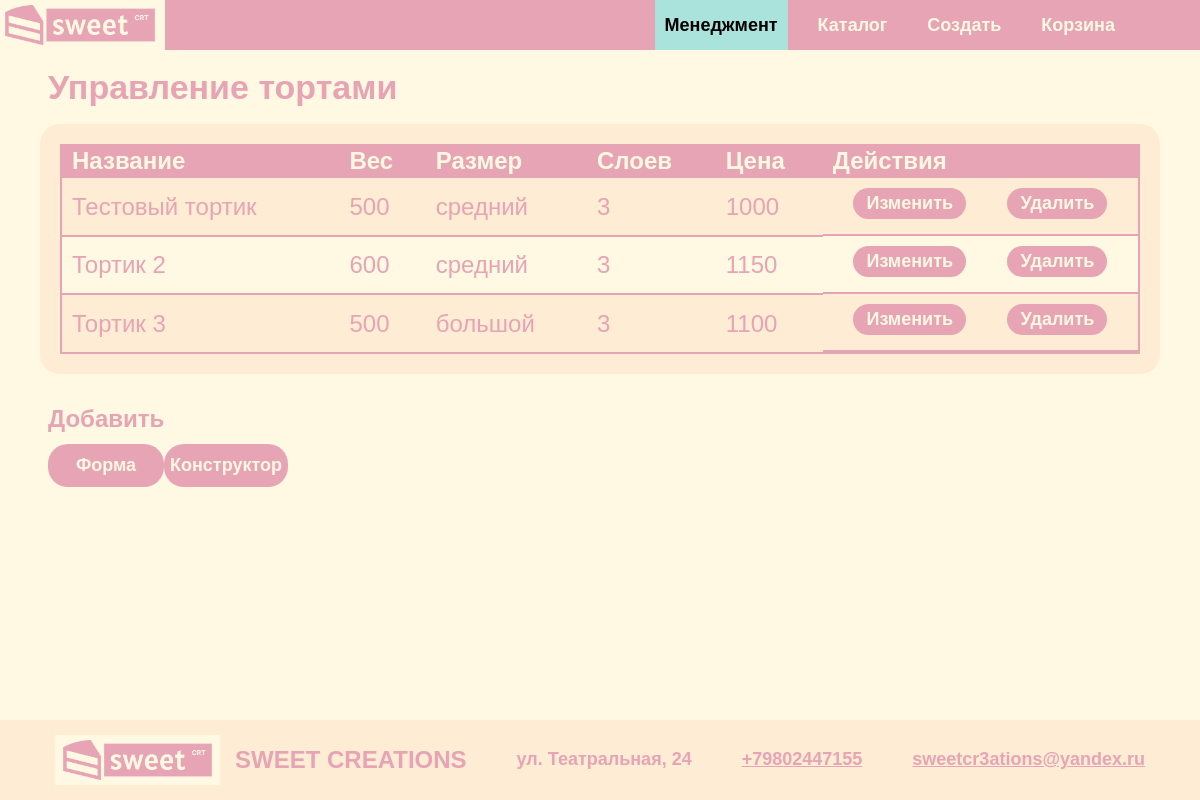
/staff/cakes/ (signed in), run on an earlier commit of the app's database.
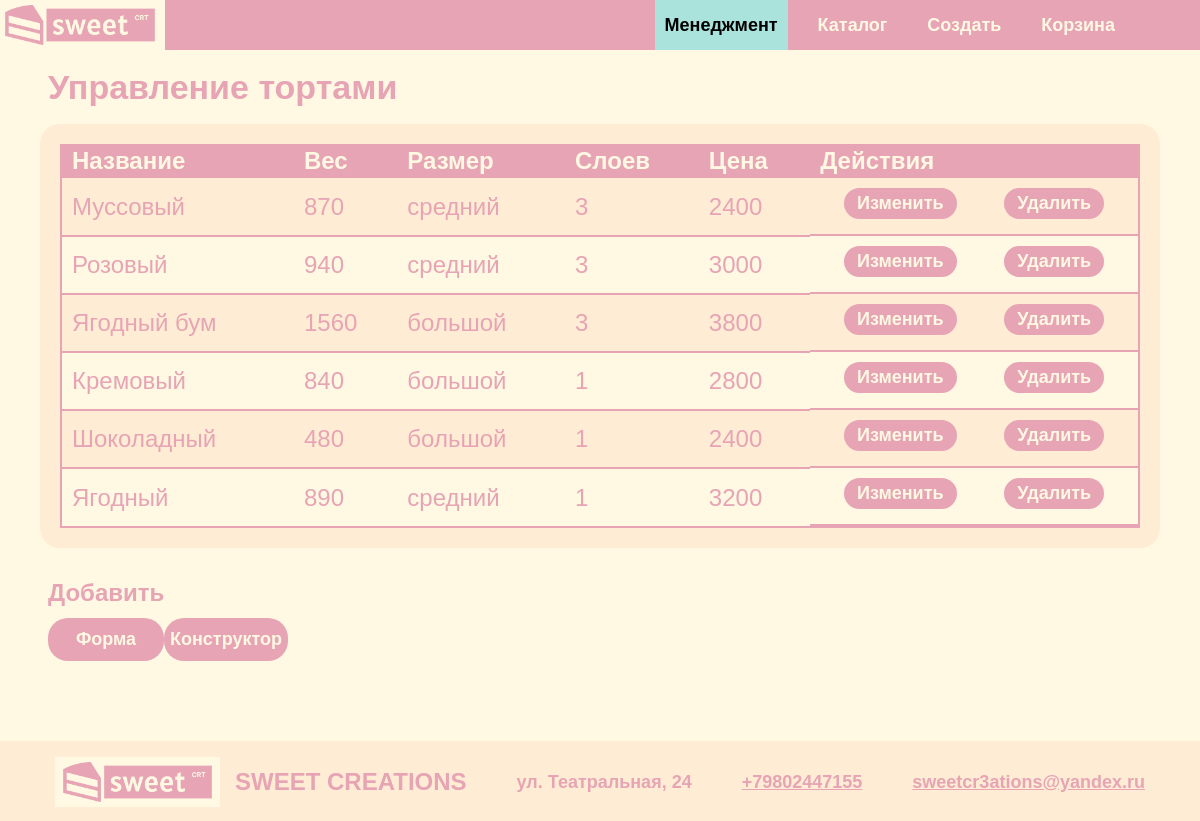
And on a later commit of the database.
### main/models.py (models this page shows, shortened)
class Cake(models.Model):
    cake_id = models.AutoField(db_column='cake_ID', primary_key=True)
    weight = models.IntegerField()
    cost = models.TextField()
    layers_count = models.IntegerField()
    text = models.TextField(blank=True, null=True)
    name = models.TextField(blank=True, null=True)
    constructor_image = models.TextField(blank=True, null=True)
    preview_image = models.TextField(blank=True, null=True)
    cake_size = models.ForeignKey('CakeSize', models.DO_NOTHING, db_column='cake_size_ID')
    cake_shape = models.ForeignKey('CakeShape', models.DO_NOTHING, db_column='cake_shape_ID')
    cake_coverage = models.ForeignKey('CakeCoverage', models.DO_NOTHING, db_column='cake_coverage_ID', default=4)
    cake_topping = models.ForeignKey('CakeTopping', models.DO_NOTHING, db_column='cake_topping_ID', default=4)
    cake_addition = models.ForeignKey('CakeAddition', models.DO_NOTHING, db_column='cake_addition_ID', default=5)
    cake_addition_perimeter = models.ForeignKey('CakeAddition', models.DO_NOTHING, db_column='cake_addition_ID_perimeter', related_name='cake_addition_perimeter', null=True, blank=True)
    is_users = models.BooleanField(default=False)
    class Meta:
        db_table = 'Cake'

class CakeSize(models.Model):
    cake_size_id = models.AutoField(db_column='cake_size_ID', primary_key=True)
    type = models.TextField(unique=True)
    base_area = models.IntegerField(unique=True)
    class Meta:
        db_table = 'Cake_size'
    def __str__(self):
        return self.type

### main/views.py (the view)
# urls.py: path('staff/cakes/', manage_cakes, name='manage_cakes'),
@login_required
@user_passes_test(staff_required)
def manage_cakes(request):
    if not request.user.is_authenticated:
        print("User is not authenticated")
    if not request.user.is_staff:
        print("User is not staff")
    cakes = Cake.objects.all()
    return render(request, 'staff/manage_cakes.html', {'cakes': cakes})

### main/views.py (called while the page is built)
def staff_required(user):
    return user.is_staff

### main/templates/staff/manage_cakes.html
{% extends 'main/base.html' %}
{% load static %}
{% block content %}
<h2 class="manage-title">Управление тортами</h2>
<div class="table-container">
<table class="manage-table">
    <tr>
        <th>Название</th>
        <th>Вес</th>
        <th>Размер</th>
        <th>Слоев</th>
        <th>Цена</th>
        <th>Действия</th>
    </tr>
    {% for cake in cakes %}
    <tr>
        <td>{{ cake.name }}</td>
        <td>{{ cake.weight }}</td>
        <td>{{ cake.cake_size }}</td>
        <td>{{ cake.layers_count }}</td>
        <td>{{ cake.cost }}</td>
        <td class="action-td">
            <a class="manage-action-button" href="{% url 'edit_cake' cake.cake_id %}">Изменить</a>
            <a class="manage-action-button" href="{% url 'delete_cake' cake.cake_id %}">Удалить</a>
        </td>
    </tr>
    {% endfor %}
</table>
</div>
<h2 class="manage-title2">Добавить</h2>
<div class="manage-button-container">
    <a class="add-new-button" href="{% url 'add_cake' %}">Форма</a>
    <a class="add-new-button" href="{% url 'add_cake' %}">Конструктор</a>
</div>
{% endblock %}

What changed in the data, as far as the page shows it:
changed Cake: name "Тестовый тортик" → "Муссовый"; weight "500" → "870"; cost "1000" → "2400"
changed Cake: name "Тортик 2" → "Розовый"; weight "600" → "940"; cost "1150" → "3000"
changed Cake: name "Тортик 3" → "Ягодный бум"; weight "500" → "1560"; cost "1100" → "3800"
added Cake: name "Кремовый", weight "840", cake_size "большой", layers_count "1", cost "2800"
added Cake: name "Шоколадный", weight "480", cake_size "большой", layers_count "1", cost "2400"
added Cake: name "Ягодный", weight "890", cake_size "средний", layers_count "1", cost "3200"
